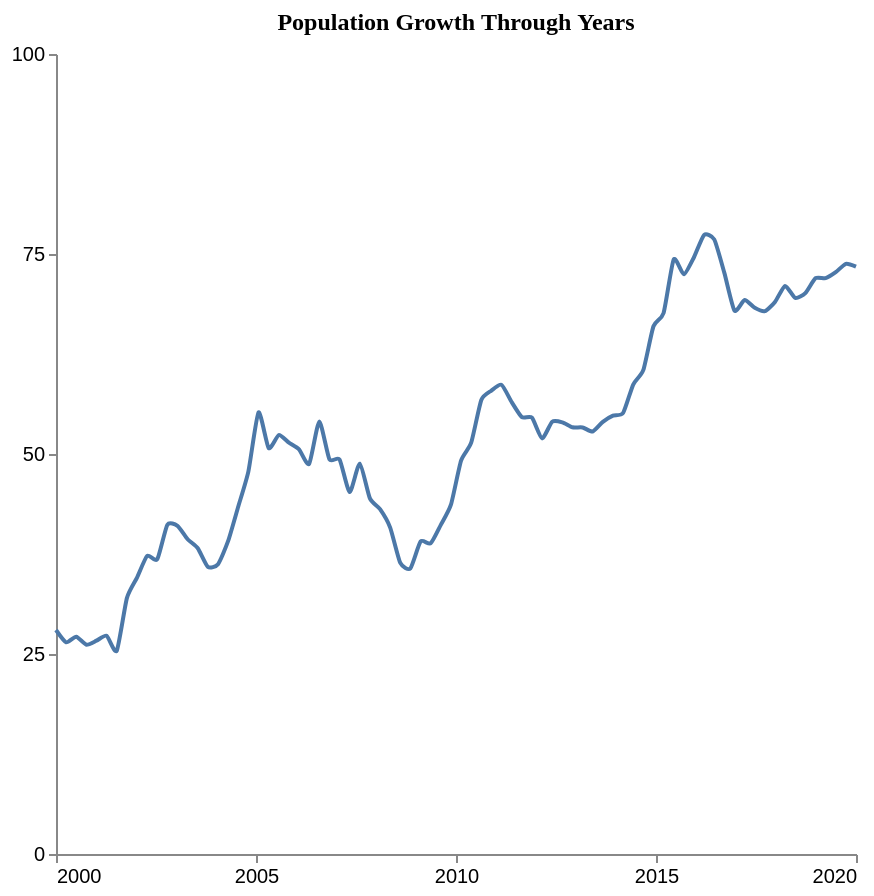

Source (Vega-Lite JSON):
### Vega-Lite specification from a JSON file in a GitHub repository (floating-point values rounded to 4 significant figures)
{"$schema": "https://vega.github.io/schema/vega-lite/v5.json", "description": "Pattern: peak/valley", "data": {"values": [{"X": 2000.0, "Y": 28.0}, {"X": 2000.0, "Y": 26.47}, {"X": 2001.0, "Y": 27.15}, {"X": 2001.0, "Y": 26.16}, {"X": 2001.0, "Y": 26.66}, {"X": 2001.0, "Y": 27.28}, {"X": 2002.0, "Y": 25.4}, {"X": 2002.0, "Y": 31.98}, {"X": 2002.0, "Y": 34.54}, {"X": 2002.0, "Y": 37.27}, {"X": 2003.0, "Y": 36.84}, {"X": 2003.0, "Y": 41.16}, {"X": 2003.0, "Y": 41.01}, {"X": 2003.0, "Y": 39.34}, {"X": 2004.0, "Y": 38.22}, {"X": 2004.0, "Y": 35.88}, {"X": 2004.0, "Y": 36.23}, {"X": 2004.0, "Y": 39.13}, {"X": 2005.0, "Y": 43.44}, {"X": 2005.0, "Y": 47.83}, {"X": 2005.0, "Y": 55.2}, {"X": 2005.0, "Y": 50.74}, {"X": 2006.0, "Y": 52.36}, {"X": 2006.0, "Y": 51.42}, {"X": 2006.0, "Y": 50.57}, {"X": 2006.0, "Y": 48.77}, {"X": 2007.0, "Y": 54.05}, {"X": 2007.0, "Y": 49.34}, {"X": 2007.0, "Y": 49.32}, {"X": 2007.0, "Y": 45.24}, {"X": 2008.0, "Y": 48.8}, {"X": 2008.0, "Y": 44.45}, {"X": 2008.0, "Y": 43.1}, {"X": 2008.0, "Y": 40.8}, {"X": 2009.0, "Y": 36.38}, {"X": 2009.0, "Y": 35.7}, {"X": 2009.0, "Y": 39.05}, {"X": 2009.0, "Y": 38.84}, {"X": 2010.0, "Y": 41.15}, {"X": 2010.0, "Y": 43.67}, {"X": 2010.0, "Y": 49.18}, {"X": 2010.0, "Y": 51.41}, {"X": 2011.0, "Y": 56.76}, {"X": 2011.0, "Y": 57.93}, {"X": 2011.0, "Y": 58.64}, {"X": 2011.0, "Y": 56.48}, {"X": 2012.0, "Y": 54.61}, {"X": 2012.0, "Y": 54.54}, {"X": 2012.0, "Y": 51.95}, {"X": 2012.0, "Y": 54.03}, {"X": 2013.0, "Y": 53.96}, {"X": 2013.0, "Y": 53.34}, {"X": 2013.0, "Y": 53.32}, {"X": 2013.0, "Y": 52.81}, {"X": 2014.0, "Y": 54.02}, {"X": 2014.0, "Y": 54.8}, {"X": 2014.0, "Y": 55.12}, {"X": 2014.0, "Y": 58.68}, {"X": 2015.0, "Y": 60.51}, {"X": 2015.0, "Y": 65.97}, {"X": 2015.0, "Y": 67.62}, {"X": 2015.0, "Y": 74.32}, {"X": 2016.0, "Y": 72.46}, {"X": 2016.0, "Y": 74.59}, {"X": 2016.0, "Y": 77.39}, {"X": 2016.0, "Y": 76.83}, {"X": 2017.0, "Y": 72.64}, {"X": 2017.0, "Y": 67.92}, {"X": 2017.0, "Y": 69.26}, {"X": 2017.0, "Y": 68.27}, {"X": 2018.0, "Y": 67.85}, {"X": 2018.0, "Y": 69.01}, {"X": 2018.0, "Y": 71.01}, {"X": 2018.0, "Y": 69.51}, {"X": 2019.0, "Y": 70.11}, {"X": 2019.0, "Y": 71.97}, {"X": 2019.0, "Y": 71.99}, {"X": 2019.0, "Y": 72.73}, {"X": 2020.0, "Y": 73.77}, {"X": 2020.0, "Y": 73.41}]}, "mark": {"type": "line", "interpolate": "cardinal", "tension": 0.4}, "encoding": {"x": {"field": "X", "type": "quantitative", "title": "", "axis": {"grid": false, "format": "d", "values": [2000, 2005, 2010, 2015, 2020], "tickSize": 4}, "scale": {"domain": [2000, 2020]}}, "y": {"field": "Y", "type": "quantitative", "title": "", "axis": {"grid": false, "format": "d", "values": [0, 25, 50, 75, 100], "tickSize": 4, "tickOpacity": 1}, "scale": {"domain": [0, 100]}}}, "title": {"text": "Population Growth Through Years", "anchor": "middle", "font": "Tahoma", "fontSize": 12}, "config": {"lineBreak": "^", "view": {"stroke": null}}, "height": 400, "width": 400, "autosize": "pad"}
